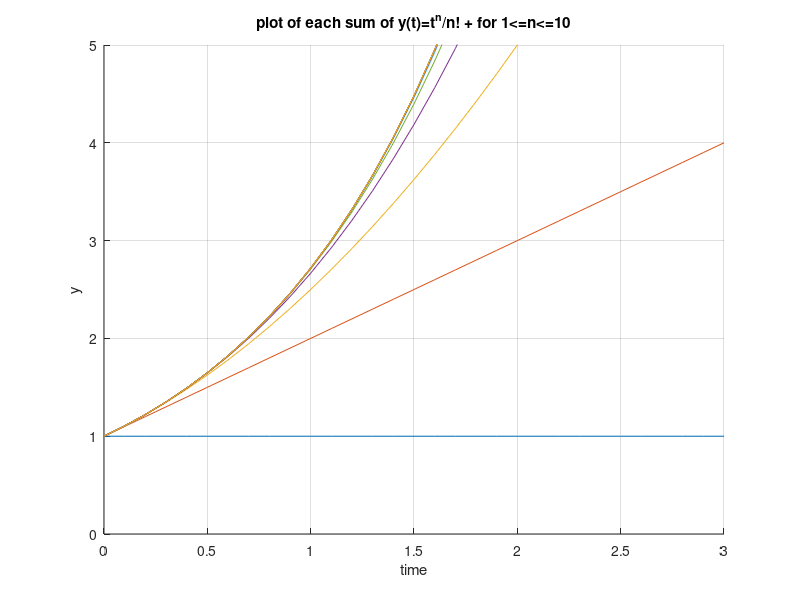

MATLAB code to generate this figure:
clear all;
num_power = 10;
t = 0.0:0.1:3.0;
accum = 0;

hold on
for i = 1:num_power
    y{i} = ((t.^(i-1))/factorial(i-1)) + accum;
    accum = y{i};
    plot(t,y{i});
end
hold off;

ylim([0 5]);
xlim([0 3]);
grid on;
title("plot of each sum of y(t)=t^{n}/n! + for 1<=n<=10");
xlabel("time");
ylabel("y");
